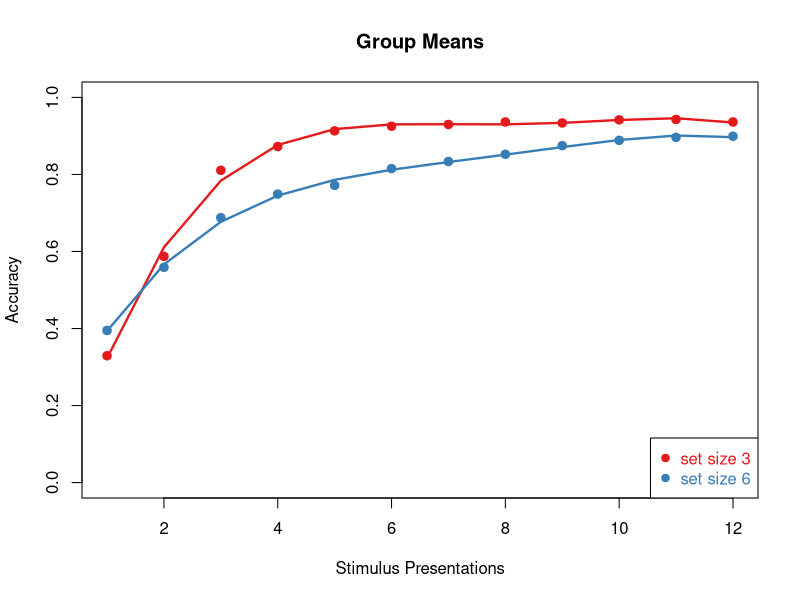
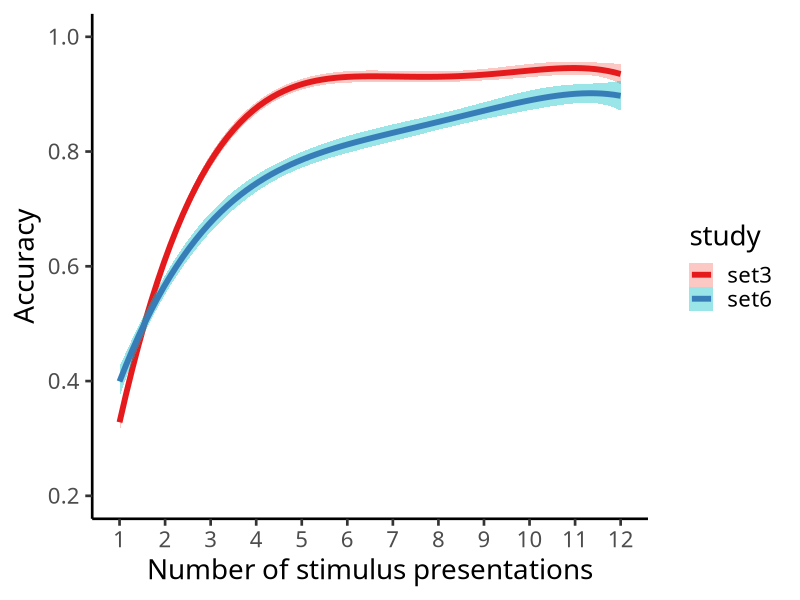
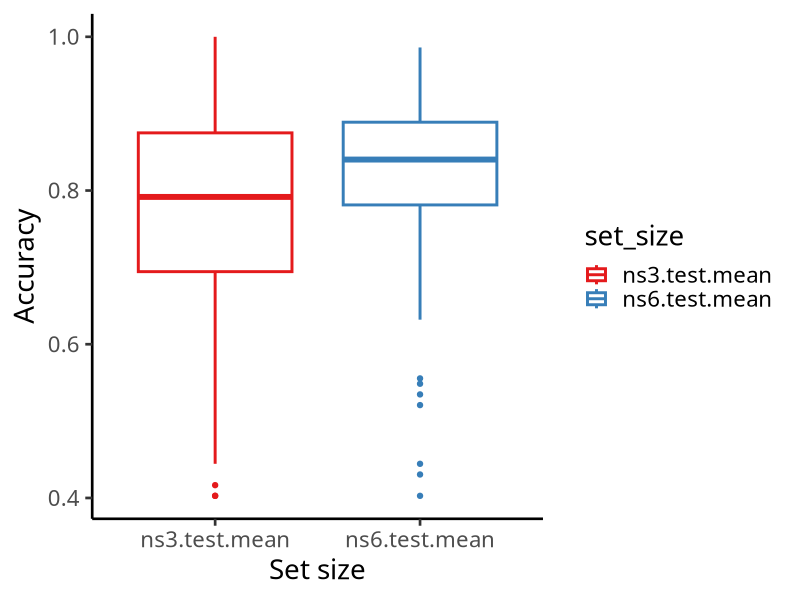
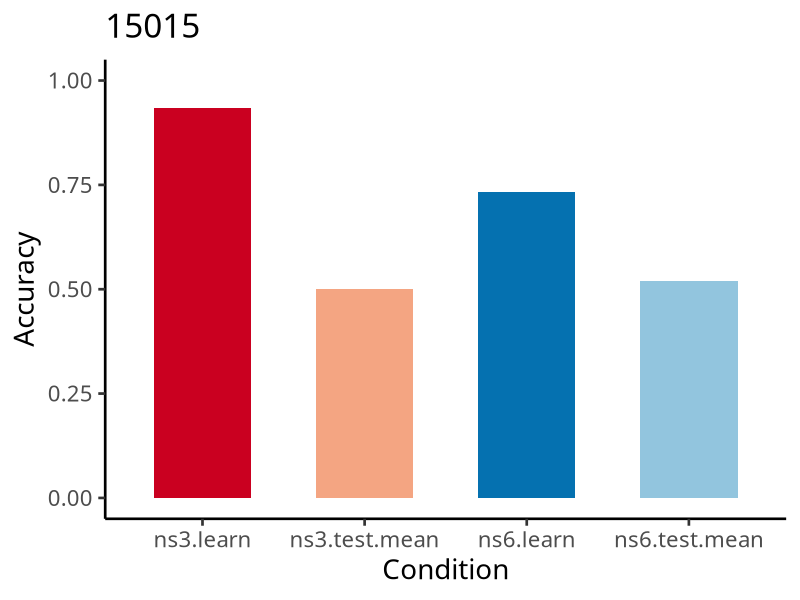

R code for these plots, in order:
## ---- chunk 1
#
rm(list = ls())
library(matlab)
library(tidyverse)

## ---- chunk 2

#Import data
wmodata     <- read.csv('./processed/wmo_subjects_across_studies_learn_031820.csv') 
wmotestdata <- read.csv('./processed/wmo_subjects_across_studies_test_031820.csv') 


Training.blocks <- c(3,6,3,3,6,3,6,6,3,3,6,3,6,3) #from data
block.3 <- which(Training.blocks==3)
block.6 <- which(Training.blocks==6)
#logical indices
ns3 <- wmodata$trial==39
ns6 <- wmodata$trial==78
#variable declaration as determined by saved data
wmo.N.trials <- 780 
ns3.blks <- 8 
ns6.blks <- 6
ns3.n <- 3
ns6.n <- 6
#maintain a universal list of participants
#Subs <- unique(wmodata$subject)#this will change

Subjects <- as.matrix(read.csv('wmo_subjects_across_studies_031820.csv',header = FALSE))
## ---- chunk 3
i=1
mean.acc.3 <- c()
mean.acc.6 <- c() 
wmo.s <- c()
Missing.p <- c()
learningRate.3 <- c()
learningRate.6 <- c()

#iterate through each subject here:
for (s in Subjects) {
OneSub <- wmodata$subject==s  
if(any(OneSub)){

#rehsape script here: this reshapes response vector in to trial x block
#use these to find the trials
temp.sort.3 <- reshape(as.matrix(wmodata$seq[OneSub & ns3]),39,ns3.blks)
temp.sort.6 <- reshape(as.matrix(wmodata$seq[OneSub & ns6]),78,ns6.blks)
#these are the actual data. 
temp.dat.3 <- reshape(as.matrix(wmodata$acc[OneSub & ns3]),39,ns3.blks)
temp.dat.6 <- reshape(as.matrix(wmodata$acc[OneSub & ns6]),78,ns6.blks)
#iterate through blocks here:
temp.cat.3 <- c()
temp.cat.6 <- c()

for (n in 1:ns3.blks) {
  #iterate through items here
 #temp.cat.3<- cbind(temp.cat.3,reshape(as.matrix(sort(temp.sort.3[,n])),13,3)) #accumulates across blocks
 
  temp.cat.3<-cbind(temp.cat.3,cbind(as.matrix(temp.dat.3[temp.sort.3[,n]==1,n][1:12]),
                                     as.matrix(temp.dat.3[temp.sort.3[,n]==2,n][1:12]),
                                      as.matrix(temp.dat.3[temp.sort.3[,n]==3,n][1:12])
                                     )
                    )
   if(TRUE){ 
     if (n <= ns6.blks) {
          temp.cat.6<-cbind(temp.cat.6,cbind(as.matrix(temp.dat.6[temp.sort.6[,n]==1,n][1:12]),
                                      as.matrix(temp.dat.6[temp.sort.6[,n]==2,n][1:12]),
                                      as.matrix(temp.dat.6[temp.sort.6[,n]==3,n][1:12]),
                                      as.matrix(temp.dat.6[temp.sort.6[,n]==4,n][1:12]),
                                      as.matrix(temp.dat.6[temp.sort.6[,n]==5,n][1:12]),
                                      as.matrix(temp.dat.6[temp.sort.6[,n]==6,n][1:12])
                                     )
          )
          }
     }
 
} 
#clean missing values -1 
temp.cat.6[temp.cat.6==-1]=0
temp.cat.3[temp.cat.3==-1]=0
#save subject
wmo.s[i] <- s


 mean.acc.3 <-cbind(mean.acc.3,rowMeans(temp.cat.3,na.rm = FALSE)) # accumulates across subjects
 mean.acc.6 <-cbind(mean.acc.6,rowMeans(temp.cat.6,na.rm = FALSE))
 #print(length(rowMeans(temp.cat.6,na.rm = TRUE)))
 #dataframes for model fits
 tempframe.3 <- data.frame("accuracy" =rowMeans(temp.cat.3),
                          "iterations" = 1:12 )
tempframe.6 <- data.frame("accuracy" =rowMeans(temp.cat.6),
                          "iterations" = 1:12 )
temp.lm.3 <- lm(accuracy ~ poly(iterations,4), data = tempframe.3)
temp.lm.6 <- lm(accuracy ~ poly(iterations,4), data = tempframe.6)
 
  if (0) {
   
 
    plot(rowMeans(temp.cat.3),ylim = c(0,1),col = '#e41a1c',
          cex=1,lwd=2,pch=19, xlab ='Stimulus presentations',
          ylab ='Accuracy', main = s)
    #c(s,   round(summary(temp.lm.3)$coefficients[4,1],3),round(summary(temp.lm.6)$coefficients[4,1],3)

 
    #lines(rowMeans(temp.cat.3),ylim = c(0,1),col = 'green4',lwd=2)
    points(rowMeans(temp.cat.6),ylim = c(0,1),col = '#377eb8',pch=19,cex=1,lwd=2)
    #lines(rowMeans(temp.cat.6),ylim = c(0,1),col = 'orange',lwd=2)
    legend("bottomright", c("set size 3", "set size 6"),pch = c( 19, 19),
           text.col =c( "#e41a1c","#377eb8"), col = c("#e41a1c","#377eb8"))

    lines(tempframe.3$iterations,temp.lm.3$fitted.values,lwd=2.3, col = '#e41a1c')
    lines(tempframe.6$iterations,temp.lm.6$fitted.values,lwd=2.3, col = '#377eb8')
  }

learningRate.3[i] <- round(summary(temp.lm.3)$coefficients[4,1],3)
learningRate.6[i] <- round(summary(temp.lm.6)$coefficients[4,1],3)


i = i+ 1
}
else {
  #use this to track missing data
  Missing.p[i] <-s 
  
mean.acc.3 <-cbind(mean.acc.3,rep(NA,12)) # accumulates across subjects
mean.acc.6 <-cbind(mean.acc.6,rep(NA,12))
}
}
# set size 3 vs set size 6 performance indicator: subtract the two and take the average for each iteration point. A negative number indicates better performance, overall in set size 6, no difference if close to zero
wmo.learn.score <- colMeans(mean.acc.3-mean.acc.6)

## ---- chunk 4

#fit curves
wmons3<- data.frame("Accuracy"=rowMeans(mean.acc.3,na.rm = TRUE),"iterations" = 1:12)
wmons6<- data.frame("Accuracy"=rowMeans(mean.acc.6,na.rm = TRUE),"iterations" = 1:12)

#wmo.lin.fit<- lm(Y~ x,data = wmoTesting)
#wmo.poly.fit.n3<- lm(Learning3 <- data.frame(sub=rep(1:51,12),
#                                           acc=reshape(mean.acc.3,51*12, 1), 
 #                                            Iter=rep(1:12,51))
#,data = wmons3)

wmo.poly.fit.n3<- lm(Accuracy ~ poly(iterations, 4), data = wmons3)
wmo.poly.fit.n6 <- lm(Accuracy ~ poly(iterations, 4),data = wmons6)

#Plot group means and curves
 plot(rowMeans(mean.acc.3,na.rm = TRUE),ylim = c(0,1),col = '#e41a1c',
      cex=1,lwd=2,pch=19, xlab ='Stimulus Presentations',
      ylab ='Accuracy' ,main = 'Group Means')
 #lines(rowMeans(mean.acc.3),ylim = c(0,1),col = 'green4',lwd=2)
points(rowMeans(mean.acc.6),ylim = c(0,1),col = '#377eb8',pch=19,cex=1,lwd=2)
#lines(rowMeans(mean.acc.6),ylim = c(0,1),col = 'orange',lwd=2)
legend("bottomright", c("set size 3", "set size 6"),pch = c( 19, 19),
       text.col =c( '#e41a1c','#377eb8'), col = c('#e41a1c','#377eb8'))

lines(wmons3$iterations,wmo.poly.fit.n3$fitted.values,lwd=2.3, col = '#e41a1c')
lines(wmons6$iterations,wmo.poly.fit.n6$fitted.values,lwd=2.3, col = '#377eb8')

##GGPLOT version
Test.Data <- data.frame('set3' = reshape(mean.acc.3, length(Subjects) * 12,1),
                        'set6' = reshape(mean.acc.6, length(Subjects) * 12,1), 
                        'iteration' = rep(1:12,length(Subjects)))


Test.Data  %>% gather(key='study', value = 'acc', -iteration) %>% 
  ggplot(aes((iteration), acc, group=study)) + 
  geom_smooth(aes(color=study, fill=study), method = lm, formula = 'y~poly(x,4)', size=2) +
  scale_colour_brewer( palette = "Set1") +
  ylab('Accuracy') + 
  xlab('Number of stimulus presentations') +
  xlim(as.character(1:12) )+
  ylim(c(0.2,1))+
  #scale_x_discrete(limits = 1:12,)+
 # ggtitle('Average Group performance')
  theme_classic(base_size = 20,base_family = 'Calibri')
#abline(reg = wmo.lin.fit)

#draw error bars
#arrows(1:12, avg-sdev, x, avg+sdev, length=0.05, angle=90, code=3)
## ---- chunk 5
#compute accuracy in testing
ns3.test.mean <- c()
ns6.test.mean <- c()
i = 1
for (s in Subjects) {
  OneSub <- wmotestdata$subject==s  
  ns3.test.mean[i] <- mean(wmotestdata[!is.na(match(wmotestdata[,"stim"],block.3)) & OneSub,"acc"])
  ns6.test.mean[i] <- mean(wmotestdata[!is.na(match(wmotestdata[,"stim"],block.6)) & OneSub,"acc"])

  i = i + 1
}
TestData=data.frame(ns3.test.mean,ns6.test.mean)

#plot
TestData %>% gather(key='set_size', value = 'Accuracy') %>% 
  ggplot( aes(set_size,Accuracy, color=set_size)) + geom_boxplot( size = 1) + 
  xlab("Set size") + 
  scale_colour_brewer( palette = "Set1") +
  #ylim(c(0.2,1))+
  theme_classic(base_size = 20,base_family = 'Calibri')

  
## ---- chunk 6
ns3.learn <- colMeans(mean.acc.3[6:12, ])
ns6.learn <- colMeans(mean.acc.6[6:12, ])

learn_metric <- (ns3.learn - ns3.test.mean) - (ns6.learn - ns6.test.mean)


## ---- chunk 7
Finds.6 <- which(mean.acc.6 >.79, arr.ind = T)
unik.6 <- !duplicated(Finds.6[, 2])  ## logical vector of unique values 
uniq.indices.6 <- seq_along(Finds.6[, 2])[unik.6]  ## indices 

Finds.3 <- which(mean.acc.3 >.79, arr.ind = T)
unik.3 <- !duplicated(Finds.3[, 2])  ## logical vector of unique values 
uniq.indices.3 <- seq_along(Finds.3[, 2])[unik.3]  ## indices 

LearningRate <- data.frame( "subject" = wmo.s,
                            'beta.3' = learningRate.3, 
                            'beta.6' = learningRate.6)
#'nIterations.set3' = Finds.3[unik.3,1],
#'nIterations.set6' = Finds.6[unik.6,1], 
## ---- chunk 8
RLWM_data <-  data.frame("subject" = wmo.s,
                         "train_3_acc" = colMeans(mean.acc.3),
                         "train_6_acc" = colMeans(mean.acc.6),
                         "test_3_acc"  = ns3.test.mean,
                         "test_6_acc"  = ns6.test.mean,
                         "learnDiff"   = wmo.learn.score 
  )


if (0) {
  
#----- Save learn-test data for all subjects for model testing
  write.csv(rbind(mean.acc.3, mean.acc.6, ns3.test.mean, ns6.test.mean), 'all_subject_n83_learn_test_data.csv', row.names = FALSE, col.names = FALSE)  
write.csv(RLWM_data, "./processed/results/wmo_uclimb_subjects_Accuracy.csv")
write.csv(LearningRate, "./processed/results/wmo_uclimb_subjectpool_subjects_LearningRate.csv")
}
## ---- chunk 9
#0571b0
p = 51
#for (p in Subjects[36:51]) {
  tmp = c('#ca0020','#f4a582' ,'#0571b0','#92c5de') #c('#192c2d', '#192c2d', '#192c2d', '#192c2d')
cbind(Subjects,ns3.test.mean, ns6.test.mean,ns3.learn, ns6.learn ) %>% 
  as.data.frame() %>% gather(key='condition',value = 'Acc',-V1) %>% 
  filter(V1 ==  Subjects[p])%>%
  ggplot(aes(x = factor(condition), y=Acc)) +
# geom_col(width = .55) + 
  #geom_point()+
  #geom_line() +
  #geom_boxplot(size = 1)+
  geom_bar( stat = "identity", aes( fill=condition), width = .6 ) +
  theme_classic(base_size = 20, base_family = "Calibri") +
  xlab('Condition') + ylab('Accuracy') +
  ggtitle(Subjects[p]) +
  ylim(c(0,1)) +
  scale_fill_manual(values = tmp, guide='none') 
  
  
  
#}
